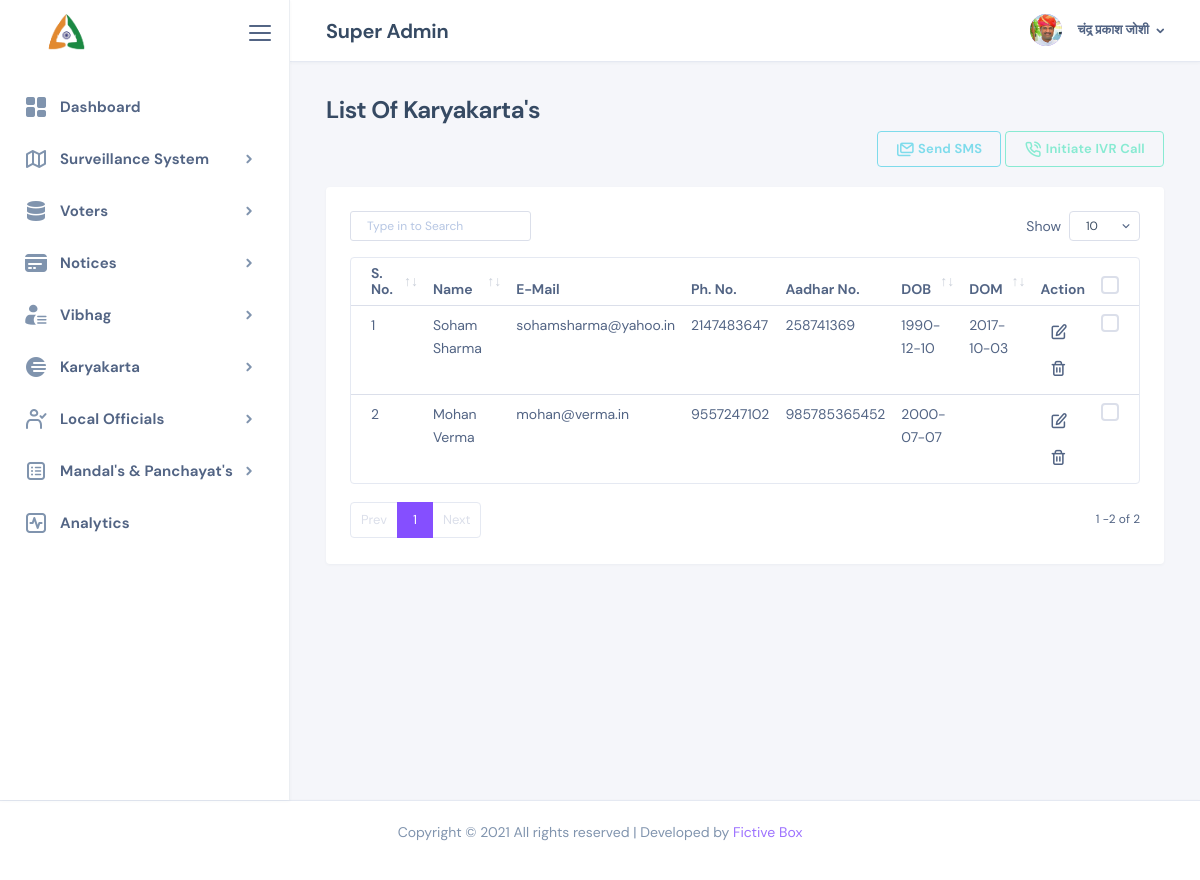
/admin/workers_list.php (signed in), run on the app's committed database.
### tables this page shows
CREATE TABLE `tbl_department` (
  `id` int(11) NOT NULL AUTO_INCREMENT,
  `name` varchar(100) NOT NULL,
  PRIMARY KEY (`id`),
  UNIQUE KEY `name` (`name`)
);

CREATE TABLE `tbl_bjp_workers` (
  `id` int(11) NOT NULL AUTO_INCREMENT,
  `f_name` varchar(255) NOT NULL,
  `l_name` varchar(255) DEFAULT NULL,
  `user_image` varchar(255) DEFAULT NULL,
  `email` varchar(255) DEFAULT NULL,
  `phone_no` bigint(20) NOT NULL,
  `aadhar_no` bigint(20) DEFAULT NULL,
  `dob` date NOT NULL,
  `dom` date DEFAULT NULL,
  `created_at` timestamp NOT NULL DEFAULT current_timestamp() ON UPDATE current_timestamp(),
  `updated_at` timestamp NULL DEFAULT NULL,
  PRIMARY KEY (`id`)
);

### configs/includes.php (called while the page is built, shortened)
<?php
function get_user_details($conn,$user_id){
    $query = "SELECT department_id,f_name,l_name,user_image,email,username,assigned_loksabha FROM tbl_admin_users WHERE id=$user_id";
    mysqli_set_charset($conn,'utf8');
    $loginUser = mysqli_query($conn, $query);
    $loginUserData = mysqli_fetch_assoc($loginUser);
    return $loginUserData;
}
function get_department_details($conn,$deptId){
    $dept = "SELECT name FROM tbl_department WHERE id=$deptId";
    mysqli_set_charset($conn,'utf8');
    $deptData = mysqli_query($conn, $dept);
    $deptName = mysqli_fetch_assoc($deptData)['name'];
    return $deptName;
}
function get_bjp_workers($conn,$worker_id){
    $response = array();
    $query = "SELECT id, f_name, l_name, user_image, email, phone_no, aadhar_no, dob, dom FROM tbl_bjp_workers";
    $query = isset($worker_id) ? $query." where id = $worker_id" : $query;
    mysqli_set_charset($conn,'utf8');
    $value= mysqli_query($conn,$query);
    $result= mysqli_fetch_all($value);
    foreach($result as $key => $value){
        foreach($value as $innerKey => $innerValue){
            $response[$key]['id'] = $value[0];
            $response[$key]['f_name'] = $value[1];
            $response[$key]['l_name'] = isset($value[2]) ? $value[2] : '' ;
            $response[$key]['user_image'] = $value[3];
            $response[$key]['email'] = $value[4];
            $response[$key]['phone_no'] = $value[5];
            $response[$key]['aadhar_no'] = $value[6];
            $response[$key]['dob'] = $value[7];
            $response[$key]['dom'] = $value[8];
        }
    }
    return $response;
}
function getLoksabhaOfLoggedInUser($conn,$user_id){
    $response = array();
    $query = "SELECT assigned_loksabha FROM tbl_admin_users WHERE id="."'".$user_id."'";
    try{
        mysqli_set_charset($conn,'utf8');
        $query_result = mysqli_query($conn, $query);
        $response = mysqli_fetch_assoc($query_result)['assigned_loksabha'];
    }catch(Exception $e){
    }
    return $response;
}
?>

### admin/workers_list.php (the view, shortened to what this page needs)
<?php
include_once '../configs/includes.php';
if (!isset($_SESSION['user_id'])) {
    header("Location: login.php");
} else {
    $user_id = $_SESSION['user_id'];
    $loginUserData = get_user_details($conn, $user_id);
    $adminName = $loginUserData['f_name'] . ' ' . $loginUserData['l_name'];
    $adminImage = $loginUserData['user_image'];
}
$bjp_worker_details = get_bjp_workers($conn,NULL);
?>
<!DOCTYPE html>
<html lang="zxx" class="js">
<?php include_once 'head.php'; ?>
<body class="nk-body bg-lighter npc-default has-sidebar">
    <div class="nk-app-root">
        <div class="nk-main ">
            <?php include_once 'sidebar.php'; ?>
            <div class="nk-wrap ">
                <?php include_once 'header.php'; ?>
                <div class="nk-content ">
                    <div class="container-fluid">
                        <div class="nk-content-inner">
                            <div class="nk-content-body">
                               <div class="nk-block nk-block-lg">
                                        <div class="nk-block-head">
                                            <div class="nk-block-head-content">
                                                <h4 class="nk-block-title" style="margin-top: 50px;">List Of Karyakarta's</h4>
                                                <div style="text-align:right;">
                                                    <button href="#" class="btn btn-outline-info sms-success btn-tooltip" title="Click to send an SMS"><em class="icon ni ni-emails"></em>&nbsp;Send SMS</button>
                                                    <button href="#" class="btn btn-outline-success ivr-call-success btn-tooltip" title="Click to initiate IVR call"><em class="icon ni ni-call-alt"></em>&nbsp;Initiate IVR Call</button>
                                                </div>
                                            </div>
                                        </div>
                                        <div class="card card-preview">
                                            <div class="card-inner">
                                                <table class="table" id="karyakartas">
                                                    <thead>
                                                        <tr>
                                                        <th style="width:100px;">S. No.</th>
                                                            <th style="width:160px;">Name</th>
                                                            <th >E-Mail</th>
                                                            <th >Ph. No.</th>
                                                            <th >Aadhar No.</th>
                                                            <th >DOB</th>
                                                            <th >DOM</th>
                                                            <th >Action</th>
                                                            <th>
                                                                <div class="custom-control custom-control-sm custom-checkbox notext">
                                                                </div>
                                                            </th>
                                                        </tr>
                                                    </thead>
                                                    <tbody>
                                                    <?php
                                                        $i = 1;
                                                        foreach ($bjp_worker_details as $key => $value) {
                                                    ?>
                                                        <tr>
                                                            <td><?php echo $i ?></td>
                                                            <td><?php echo $value['f_name'].' '.$value['l_name']; ?></td>
                                                            <td><?php echo $value['email']; ?></td>
                                                            <td><?php echo $value['phone_no']; ?></td>
                                                            <td><?php echo $value['aadhar_no']; ?></td>
                                                            <td><?php echo $value['dob']; ?></td>
                                                            <td><?php echo $value['dom'] > 0 ? $value['dom'] : ''; ?></td>
                                                            <td><a href="<?php echo "edit_worker.php?id=".$value['id'];?>" class="btn btn-icon btn-trigger btn-tooltip" title="Edit details"><em class="icon ni ni-edit"></em></a>
                                                                <a href="<?php echo "?del=".$value['id'] ?>" class="btn btn-icon btn-trigger btn-tooltip" title="Delete this member"><em class="icon ni ni-trash"></em></a>
                                                            </td>
                                                            <td>
                                                                <div class="custom-control custom-control-sm custom-checkbox notext">
                                                                </div>
                                                            </td>
                                                        </tr>
                                                        <?php $i++;} ?>
                                                    </tbody>
                                                </table>
                                            </div>
                                        </div>
                                    </div>
                            </div>
                        </div>
                    </div>
                </div>
            </div>
        </div>
        <?php include_once 'footer.php'; ?>
    </div>
</body>
</html>

### admin/head.php (shortened to what this page needs)
<head>
    <link rel="stylesheet" href="assets/css/dashlite.css?ver=2.2.0">
    <link id="skin-default" rel="stylesheet" href="assets/css/theme.css?ver=2.2.0">
</head>

### admin/sidebar.php (shortened to what this page needs)
<?php
include_once '../configs/includes.php';
$user_id = $_SESSION['user_id'];
$assignedLoksabha = getLoksabhaOfLoggedInUser($conn,$user_id);
$loginUserData = get_user_details($conn,$user_id);
$deptId = $loginUserData['department_id'];
$deptName = get_department_details($conn, $deptId);
?>
<div class="nk-sidebar nk-sidebar-fixed is-light " data-content="sidebarMenu">
    <div class="nk-sidebar-element nk-sidebar-head">
        <div class="nk-sidebar-brand">
            <a href="index.php" class="logo-link nk-sidebar-logo">
                <img class="logo-small logo-img logo-img-small" src="images/jansunwai_logo.png" srcset="images/jansunwai_logo.png 1x" alt="logo-small">
            </a>
        </div>
        <div class="nk-menu-trigger mr-n2">
            <a href="#" class="nk-nav-compact nk-quick-nav-icon d-none d-xl-inline-flex" data-target="sidebarMenu"><em class="icon ni ni-menu"></em></a>
        </div>
    </div>
    <div class="nk-sidebar-element">
        <div class="nk-sidebar-content">
            <div class="nk-sidebar-menu" data-simplebar>
                <ul class="nk-menu">
                <?php if($deptName != 'Field Worker'){ ?>
                    <li class="nk-menu-item">
                        <a href="index.php" class="nk-menu-link" data-original-title="" title="">
                            <span class="nk-menu-icon"><em class="icon ni ni-dashboard-fill"></em></span>
                            <span class="nk-menu-text">Dashboard</span>
                        </a>
                    </li>
                    <li class="nk-menu-item has-sub">
                        <a href="#" class="nk-menu-link nk-menu-toggle">
                            <span class="nk-menu-icon"><em class="icon ni ni-map"></em></span>
                            <span class="nk-menu-text">Surveillance System</span>
                        </a>
                    </li>
                    <?php } ?>
                    <li class="nk-menu-item has-sub">
                        <a href="#" class="nk-menu-link nk-menu-toggle">
                            <span class="nk-menu-icon"><em class="icon ni ni-db-fill"></em></span>
                            <span class="nk-menu-text">Voters</span>
                        </a>
                    </li>
                    <?php if($deptName != 'Field Worker' && $deptName != 'Administrative'){ ?>
                    <li class="nk-menu-item has-sub">
                        <a href="#" class="nk-menu-link nk-menu-toggle">
                            <span class="nk-menu-icon"><em class="icon ni ni-cc-alt2-fill"></em></span>
                            <span class="nk-menu-text">Notices</span>
                        </a>
                    </li>
                    <li class="nk-menu-item has-sub">
                        <a href="#" class="nk-menu-link nk-menu-toggle">
                        <span class="nk-menu-icon"><em class="icon ni ni-user-list-fill"></em></span>
                            <span class="nk-menu-text">Vibhag</span>
                        </a>
                    </li>
                    <li class="nk-menu-item has-sub">
                                    <a href="#" class="nk-menu-link nk-menu-toggle">
                                        <span class="nk-menu-icon"><em class="icon ni ni-light-fill"></em></span>
                                        <span class="nk-menu-text">Karyakarta</span>
                                    </a>
                                </li>
                    <li class="nk-menu-item has-sub">
                        <a href="#" class="nk-menu-link nk-menu-toggle">
                        <span class="nk-menu-icon"><em class="icon ni ni-user-check"></em></span>
                            <span class="nk-menu-text">Local Officials</span>
                        </a>
                    </li>
                    <?php } ?>
                    <li class="nk-menu-item has-sub">
                        <a href="#" class="nk-menu-link nk-menu-toggle">
                        <span class="nk-menu-icon"><em class="icon ni ni-list-round"></em></span>
                            <span class="nk-menu-text">Mandal's & Panchayat's</span>
                        </a>
                    </li>
                    <?php if($assignedLoksabha === 'चित्तौड़गढ़' || $assignedLoksabha == ''){ ?>
                        <li class="nk-menu-item has-sub">
                            <a href="analytics.php"  class="nk-menu-link">
                            <span class="nk-menu-icon"><em class="icon ni ni-activity-round"></em></span>
                                <span class="nk-menu-text">Analytics</span>
                            </a>
                        </li>
                    <?php } ?>
                </ul>
            </div>
        </div>
    </div>
</div>

### admin/header.php (shortened to what this page needs)
<?php
include_once '../configs/includes.php';
$user_id = $_SESSION['user_id'];
$loginUserData = get_user_details($conn,$user_id);
$deptId = $loginUserData['department_id'];
$deptNameValue = get_department_details($conn, $deptId);
?>
<div class="nk-header nk-header-fixed is-light">
    <div class="container-fluid">
        <div class="nk-header-wrap">
            <h5 style="padding-top: 8px;"><?php
            $deptName = ($deptName === 'Super Admin')? $deptName : $deptName . ' Department';
            echo $deptName ?></h5>
            <div class="nk-header-tools">
                <ul class="nk-quick-nav">
                    <li class="dropdown user-dropdown">
                        <a href="#" class="dropdown-toggle mr-n1" data-toggle="dropdown">
                            <div class="user-toggle">
                                <div class="user-avatar sm">
                                    <img src="images/avatar/<?php echo $adminImage ?>" />
                                </div>
                                <div class="user-info d-none d-xl-block">
                                    <div class="user-name dropdown-indicator"><?php echo $adminName; ?></div>
                                </div>
                            </div>
                        </a>
                    </li>
                </ul>
            </div>
        </div>
    </div>
</div>

### admin/footer.php
<div class="nk-footer nk-auth-footer-full">
    <div class="container wide-lg">
        <div class="row g-3">
            <div class="col-lg-12">
                <div class="nk-block-content text-center text-lg-center">
                    <p class="text-soft">Copyright © 2021 All rights reserved | Developed by <a href="http://fictivebox.in/" target="_blank">Fictive Box</></p>
                </div>
            </div>
        </div>
    </div>
</div>

### data on the page
tbl_department: name "Super Admin"
tbl_bjp_workers: f_name "Soham", l_name "Sharma", email "sohamsharma@yahoo.in", phone_no "2147483647", aadhar_no "258741369", dob "1990-12-10", dom "2017-10-03"
tbl_bjp_workers: f_name "Mohan", l_name "Verma", email "mohan@verma.in", phone_no "9557247102", aadhar_no "985785365452", dob "2000-07-07"

### other printed values
$adminName "चंद्र प्रकाश जोशी"
